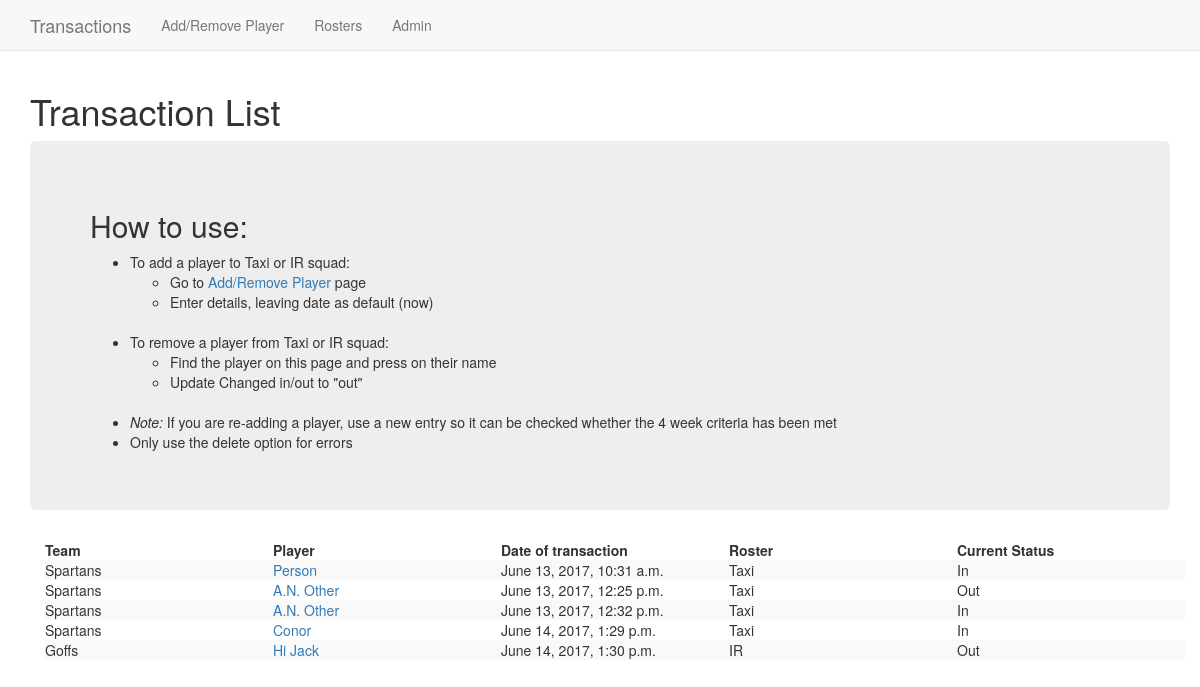
/basic_app/, run on the app's committed database.
### basic_app/models.py (models this page shows, shortened)
class School(models.Model):
    SIXTY = '69ers'
    SPARTANS = 'Spartans'
    DIPS = 'Double Dips'
    BUSTS = 'Busts'
    BROWNS = 'Browns'
    GOFFS = 'Goffs'
    KAKAPOS = 'Kakpos'
    LUSTS = 'Lusts'
    TEAMS = (
    (SIXTY, '69ers'),
    (SPARTANS, 'Spartans'),
    (DIPS, 'Double Dips'),
    (BUSTS, 'Busts'),
    (BROWNS, 'Browns'),
    (GOFFS, 'Goffs'),
    (KAKAPOS, 'Kakpos'),
    (LUSTS, 'Lusts'),
    )
    team = models.CharField(max_length=256, choices=TEAMS)
    player = models.CharField(max_length=256)
    added_time = models.DateTimeField(default=datetime.datetime.now)
    TAXI = 'Taxi'
    IR = 'IR'
    ROSTER_CHOICES = (
        (TAXI, 'Taxi'),
        (IR, 'IR'),
    )
    roster = models.CharField(
        max_length=4,
        choices=ROSTER_CHOICES,
        default=TAXI,
    )
    IN = 'In'
    OUT = 'Out'
    CHANGE_CHOICES = (
        (IN, 'In'),
        (OUT, 'Out'),
    )
    change = models.CharField(
        max_length=4,
        choices=CHANGE_CHOICES,
        default=IN,
    )
    class Meta:
        ordering = ['added_time']

### basic_app/views.py (the view)
class SchoolListView(ListView):
    context_object_name = 'schools'
    model = models.School

### basic_app/templates/basic_app/school_list.html
{% extends "basic_app/basic_app_base.html" %}
{% block body_block %}
<h1>Transaction List </h1>
<div class="jumbotron">
  <h2>How to use:</h2>
  <ul>
    <li>To add a player to Taxi or IR squad:</li>
      <ul>
        <li>Go to <a href="{% url 'basic_app:create' %}">Add/Remove Player</a> page </li>
        <li>Enter details, leaving date as default (now)</li>
      </ul>
      <br>
      <li>To remove a player from Taxi or IR squad:</li>
        <ul>
          <li>Find the player on this page and press on their name</li>
          <li>Update Changed in/out to "out"</li>
        </ul>
      <br>
      <li><em>Note:</em> If you are re-adding a player, use a new entry so it can be checked whether the 4 week criteria has been met</li>
      <li> Only use the delete option for errors</li>
  </ul>
</div>
  {% if schools %}
  <div class="container">
    <table class="table-striped">
      <thead>
        <th style="width:12%">Team</th>
        <th style="width:12%">Player</th>
        <th style="width:12%">Date of transaction</th>
        <th style="width:12%">Roster</th>
        <th style="width:12%">Current Status</th>
      </thead>
      {% for school in schools %}
        <tr>
          <td>{{ school.team }} </td>
          <td><a href="{{school.id}}/">{{ school.player }}</a></td>
          <td>{{ school.added_time }}</td>
          <td>{{ school.roster }}</td>
          <td>{{ school.change }}</td>
        </tr>
      {% endfor %}
  </table>
  </div>
  {% else %}
    <p>No Records. Table Not Created.</p>
  {% endif %}
{% endblock %}

### basic_app/templates/basic_app/basic_app_base.html (shortened to what this page needs)
<!DOCTYPE html>
<html>
  <head>
    <link rel="stylesheet" href="https://maxcdn.bootstrapcdn.com/bootstrap/3.3.7/css/bootstrap.min.css">
  </head>
  <body>
    <nav class="navbar navbar-default navbar-static-top">
      <div class="container">
        <ul class="nav navbar-nav">
          <li><a class="navbar-brand" href="{% url 'basic_app:list' %}">Transactions</a></li>
          <li><a class="navbar-link" href="{% url 'basic_app:create' %}">Add/Remove Player</a></li>
          <li><a class="navbar-link" href="{% url 'basic_app:rosters' %}">Rosters</a></li>
          <li><a class="navbar-link" href="{% url 'admin:index' %}">Admin</a></li>
        </ul>
      </div>
    </nav>
    <div class="container">
      {% block body_block %}
      {% endblock %}
    </div>
  </body>
</html>

### data on the page
School: team "Spartans", player "Person", added_time "June 13, 2017, 10:31 a.m.", roster "Taxi", change "In"
School: team "Spartans", player "A.N. Other", added_time "June 13, 2017, 12:25 p.m.", roster "Taxi", change "Out"
School: team "Spartans", player "A.N. Other", added_time "June 13, 2017, 12:32 p.m.", roster "Taxi", change "In"
School: team "Spartans", player "Conor", added_time "June 14, 2017, 1:29 p.m.", roster "Taxi", change "In"
School: team "Goffs", player "Hi Jack", added_time "June 14, 2017, 1:30 p.m.", roster "IR", change "Out"
